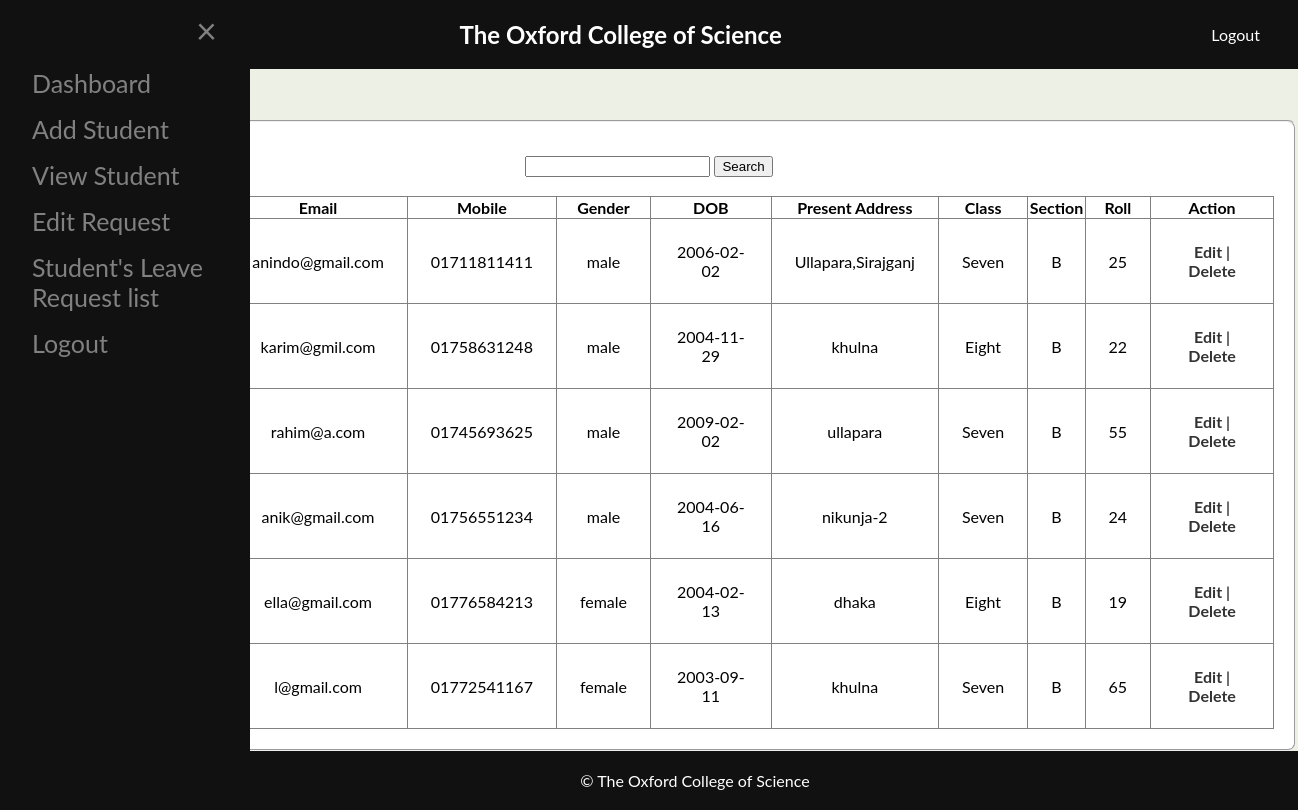
The app's page /Admin/view/viewStudent.php (signed in) with its own data.
### tables this page shows
CREATE TABLE `student` (
  `id` varchar(20) NOT NULL,
  `name` varchar(70) NOT NULL,
  `email` varchar(70) NOT NULL,
  `mobile` varchar(70) NOT NULL,
  `gender` varchar(70) NOT NULL,
  `dob` varchar(10) NOT NULL,
  `class` varchar(10) NOT NULL,
  `section` varchar(10) NOT NULL,
  `roll` varchar(70) NOT NULL,
  `p_address` varchar(70) NOT NULL,
  `password` varchar(70) NOT NULL,
  `marks` varchar(10) NOT NULL
);

### Admin/Model/studentModel.php (called while the page is built, shortened)
<?php
function allUserList(){
    $conn = getConnection();
    $sql = "select * from student";
    $result = mysqli_query($conn, $sql);
    $users =[];
		while($row = mysqli_fetch_assoc($result)){
			array_push($users, $row);
		}
		return $users;
}
?>

### Admin/View/viewStudent.php (the view, shortened to what this page needs)
<?php
include_once('../model/studentModel.php');
$UsersList = allUserList();
?>
<!DOCTYPE html>
<html>
<head>
</head>
<body>
  <div class="header">
    <div class="header-title">
      <h1>The Oxford College of Science</h1>
    </div>
    <div class="header-right">
      <a href="../Controller/Logout.php">Logout</a>
    </div>
  </div>
  <div class="sidebar" id="mySidenav" onmouseleave="closeNav()">
    <a href="javascript:void(0)" class="closebtn" onclick="closeNav()">&times;</a>
    <a href="dashboard.php">Dashboard</a>
    <a href="addStudent.php">Add Student</a>
    <a href="viewStudent.php">View Student</a>
    <a href="editrequestlist.php">Edit Request</a>
    <a href="leaveRequest.php">Student's Leave Request list</a>
    <a href="../Controller/logout.php">Logout</a>
  </div>
  <span style="font-size:30px;cursor:pointer" onmouseover="openNav()">&#9776;</span>
  <div class="content" id="content">
    <form class="table-responsive" id="inform" action="../Controller/updateCheckStudent.php"
      onsubmit="return validation()" method="post">
      <fieldset>
        <legend>STUDENT LIST</legend>
        <center>
          <div class="search-container">
          <input type="text" name="name" id="name" onkeyup="ajax()" />
									<input type="button" name="" value="Search">
								</center>
								<div id="myh1" class="">
        <br>
        <?php
								echo "<table border=1 width = '100%' cellspacing = 0>
          <tr align='center'>
            <th>Id</th>
            <th>Name</th>
            <th>Email</th>
            <th>Mobile</th>
            <th>Gender</th>
            <th>DOB</th>
            <th>Present Address</th>
            <th>Class</th>
            <th>Section</th>
            <th>Roll</th>
            <th>Action</th>
          </tr>";
          for ($i = 0; $i < count($UsersList); $i++) {
            echo "<tr align = 'center'>
                <td>{$UsersList[$i]['id']}</td>
                <td>{$UsersList[$i]['name']}</td>
                <td>{$UsersList[$i]['email']}</td>
                <td>{$UsersList[$i]['mobile']}</td>
                <td>{$UsersList[$i]['gender']}</td>
                <td>{$UsersList[$i]['dob']}</td>
                <td>{$UsersList[$i]['p_address']}</td>
                <td>{$UsersList[$i]['class']}</td>
                <td>{$UsersList[$i]['section']}</td>
                <td>{$UsersList[$i]['roll']}</td>
                <td><a href='editStudent.php?id={$UsersList[$i]['id']}' > Edit </a> |
                    <a href='deleteStudent.php?id={$UsersList[$i]['id']}'> Delete </a>
                </td>
            </tr>";
          }
          echo "</table>";
          ?>
      </fieldset>
    </form>
  </div>
  <div class="footer">
    &copy; The Oxford College of Science
  </div>
</body>
</html>

### Admin/View/viewStudent.php (style rules this page uses)
body { font-family: "Lato", sans-serif; margin: 0; padding: 0; background-color: #edf1e5; transition: background-color 0.5s; }
.header { background-color: #111; color: #fff; padding: 20px; display: flex; justify-content: space-between; align-items: center; width: 104%; }
.header-title { display: inline-block; vertical-align: middle; margin-left: 10px; }
.header-title h1 { margin: 0; font-size: 24px; }
.header-right { display: flex; align-items: center; margin-right: 100px; }
.header-right a { color: #fff; text-decoration: none; margin-right: 10px; }
.sidebar { width: 0; position: fixed; z-index: 1; top: 0; left: 0; background-color: #111; overflow-x: hidden; transition: 0.5s; padding-top: 60px; bottom: 0; }
.sidebar a { padding: 8px 8px 8px 32px; text-decoration: none; font-size: 25px; color: #818181; display: block; transition: 0.3s; }
.sidebar .closebtn { position: absolute; top: 0; right: 25px; font-size: 36px; margin-left: 50px; cursor: pointer; }
.content { margin-left: 0; padding: 0px; transition: margin-left 0.3s ease; background-color: #edf1e5; }
.content table { width: 100%; border-collapse: collapse; margin-top: 0; border-collapse: collapse; }
.content td { padding: 23px; text-align: center; }
.content a { color: #333; text-decoration: none; font-weight: bold; }
.footer { background-color: #111; color: #fff; padding: 20px; text-align: center; width: 104%; }
fieldset { background-color: #fff; padding: 20px; border-radius: 8px; }
legend { font-size: 24px; font-weight: bold; color: #333; }

### records on screen
student: email "anindo@gmail.com", mobile "01711811411", gender "male", dob "2006-02-02", p_address "Ullapara,Sirajganj", class "Seven", section "B", roll "25"
student: email "karim@gmil.com", mobile "01758631248", gender "male", dob "2004-11-29", p_address "khulna", class "Eight", section "B", roll "22"
student: email "rahim@a.com", mobile "01745693625", gender "male", dob "2009-02-02", p_address "ullapara", class "Seven", section "B", roll "55"
student: email "anik@gmail.com", mobile "01756551234", gender "male", dob "2004-06-16", p_address "nikunja-2", class "Seven", section "B", roll "24"
student: email "ella@gmail.com", mobile "01776584213", gender "female", dob "2004-02-13", p_address "dhaka", class "Eight", section "B", roll "19"
student: email "l@gmail.com", mobile "01772541167", gender "female", dob "2003-09-11", p_address "khulna", class "Seven", section "B", roll "65"
